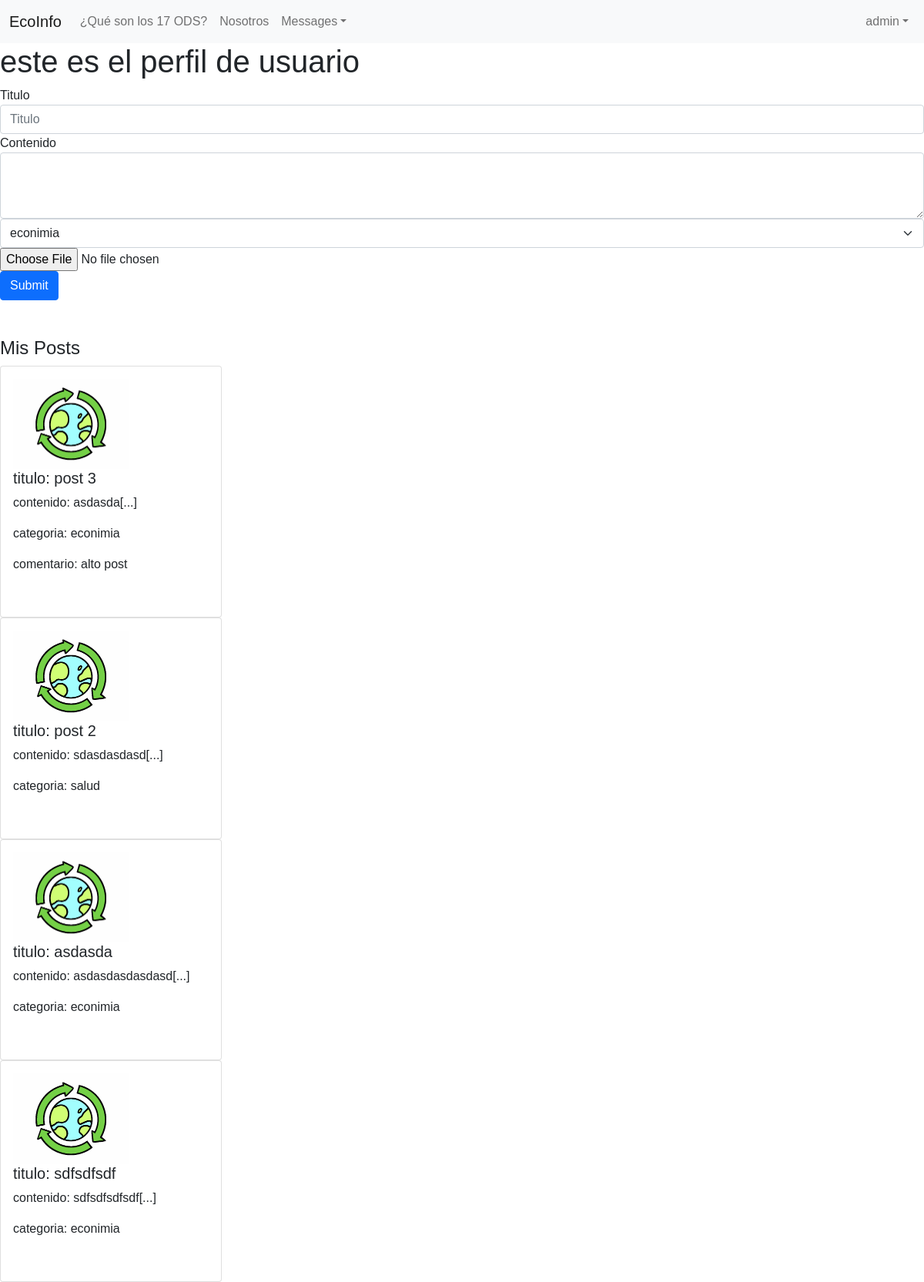
The app's page /perfil_usuario/ (signed in) with its own data.
### feed/models.py (models this page shows, shortened)
class post(models.Model):
    posteador = models.ForeignKey(User, on_delete=models.CASCADE, null=True)
    titulo = models.CharField(max_length=100)
    contenido = models.TextField()
    pre_contenido = models.TextField()
    categoria = models.ForeignKey(categoria, on_delete=models.CASCADE,  default=1, null=False)
    creado_en = models.DateTimeField(auto_now_add=True)
    actualizado_en = models.DateTimeField(auto_now=True)
    me_gusta = models.IntegerField(default=0)
    no_megusta = models.IntegerField(default=0)
    imagen = models.FileField(upload_to='imagenes_posts', default='post_default.jpg')
    visitas = models.IntegerField(default=0)

class categoria(models.Model):
    name = models.CharField(max_length=50)
    imagen = models.ImageField(upload_to='categoria',default='categoria_default.png')
    def __str__(self):
        return self.name

class comentario(models.Model):
    post = models.ForeignKey(post, on_delete=models.CASCADE)
    comentador = models.ForeignKey(User, on_delete=models.CASCADE, null=True)
    contenido = models.TextField()
    creado_en = models.DateTimeField(auto_now_add=True)
    actualizado_en = models.DateTimeField(auto_now=True)

### feed/views.py (the view)
# urls.py: path('perfil_usuario/',views.perfil_usuario, name='perfil_usuario'),
@login_required
def perfil_usuario(request):
    posteos = post.objects.filter(posteador_id=request.user.id)
    comentarios = comentario.objects.filter(comentador_id=request.user.id)
    categorias = categoria.objects.all()
    return render(request,"perfil_usuario.html",{'posteos':posteos, 'comentarios':comentarios, 'categorias':categorias})

### feed/templates/perfil_usuario.html (shortened to what this page needs)
{% extends "base.html" %}
{% block content %}
    <h1>este es el perfil de usuario</h1>
    <form action="{% url 'agregar_post' %} " method="POST"  enctype="multipart/form-data"> {% csrf_token %}
        <div class="form-group">
            <label for="titulo">Titulo</label>
            <input type="text" class="form-control" id="txttitulo" name="txttitulo" placeholder="Titulo">
        </div>
        <div class="form-group">
            <label for="contenido">Contenido</label>
            <textarea class="form-control" id="txtcontenido" name="txtcontenido" rows="3"></textarea>
        </div>
        <div class="form-group">
            <select class="form-gourp form-select" name="txtcategoria" id="txtcategoria" required>
                {% for categoria in categorias %}
                    <option value="{{categoria.id}}" >{{categoria.name}}</option>
                {% endfor %}
              </select>
        </div>
        <div >
            <input type="file" id="txtimagen"  name="txtimagen">
        </div>
        <button type="submit" class="btn btn-primary">Submit</button>
    </form>
     <br>
     <br>
     <h4>Mis Posts</h4>
     {% for post in posteos %}
     <div class="card" style="width: 18rem;">
         <div class="card-body">
            <img src="{{post.imagen.url}}" alt="{{post.tipo_17_ODS}}" style="width:150px;">
             <h5 class="card-title">titulo: {{ post.titulo }}</h5>
             <p class="card-text">contenido: {{ post.pre_contenido }}</p>
             <p class="card-text">  categoria: {{post.categoria}} </p>
             {% for comentario in comentarios %}
             {% if comentario.post_id == post.id %}
                 <p class="card-text">comentario: {{ comentario.contenido }}</p>
             {% endif %}
             {% endfor %}
             <br>
         </div>
     </div>
 {% endfor %}
{% endblock %}

### feed/templates/base.html (shortened to what this page needs)
{% load static %}
<!DOCTYPE html>
<html lang="en">
  <head>
    <link href="https://cdn.jsdelivr.net/npm/bootstrap@5.1.3/dist/css/bootstrap.min.css" rel="stylesheet">
    <link rel="stylesheet" type="text/css" href="{% static 'css/estilos.css' %}">
</head>
<body>
      <nav class="navbar navbar-expand-sm navbar-light bg-light">
        <div class="container-fluid">
            <a href="{% url 'feed'%}" class="navbar-brand">EcoInfo</a>
            <div id="navbarCollapse" class="collapse navbar-collapse">
                <ul class="nav navbar-nav">
                    <li class="nav-item">
                        <a href="#" class="nav-link">¿Qué son los 17 ODS?</a>
                    </li>
                    <li class="nav-item">
                        <a href="#" class="nav-link">Nosotros</a>
                    </li>
                    <li class="nav-item dropdown">
                        <a href="#" class="nav-link dropdown-toggle" data-bs-toggle="dropdown">Messages</a>
                    </li>
                </ul>
                {% if user.is_authenticated %}
                <ul class="nav navbar-nav ms-auto">
                    <li class="nav-item dropdown">
                        <a href="#" class="nav-link dropdown-toggle" data-bs-toggle="dropdown">{{user.username}}</a>
                    </li>
                    {% else %}
                    <form class="d-flex ms-auto">
                      <a href="{% url 'registrarse' %}" class="btn btn-light me-2" style="border-color:grey ;">Registrarse</a>
                      <a href="{% url 'acceder' %}" class="btn btn-light me-2" style="border-color: grey;">Acceder</a>
                    </form>
                    {% endif %}
                </ul>
            </div>
        </div>
    </nav>
    {% block content %}{% endblock %}
</body>
</html>

### feed/static/css/estilos.css (style rules this page uses)
html, body { height: 100%; margin: 0; font-family: Helvetica; width: 100%; }

### records on screen
post: imagen (placeholder picture), titulo "post 3", pre_contenido "asdasda[...]", categoria "econimia"
comentario: contenido "alto post"
post: imagen (placeholder picture), titulo "post 2", pre_contenido "sdasdasdasd[...]", categoria "salud"
post: imagen (placeholder picture), titulo "asdasda", pre_contenido "asdasdasdasdasd[...]", categoria "econimia"
post: imagen (placeholder picture), titulo "sdfsdfsdf", pre_contenido "sdfsdfsdfsdf[...]", categoria "econimia"

### other values on screen
{{ user.username }} "admin"
form field txtcategoria "econimia"
